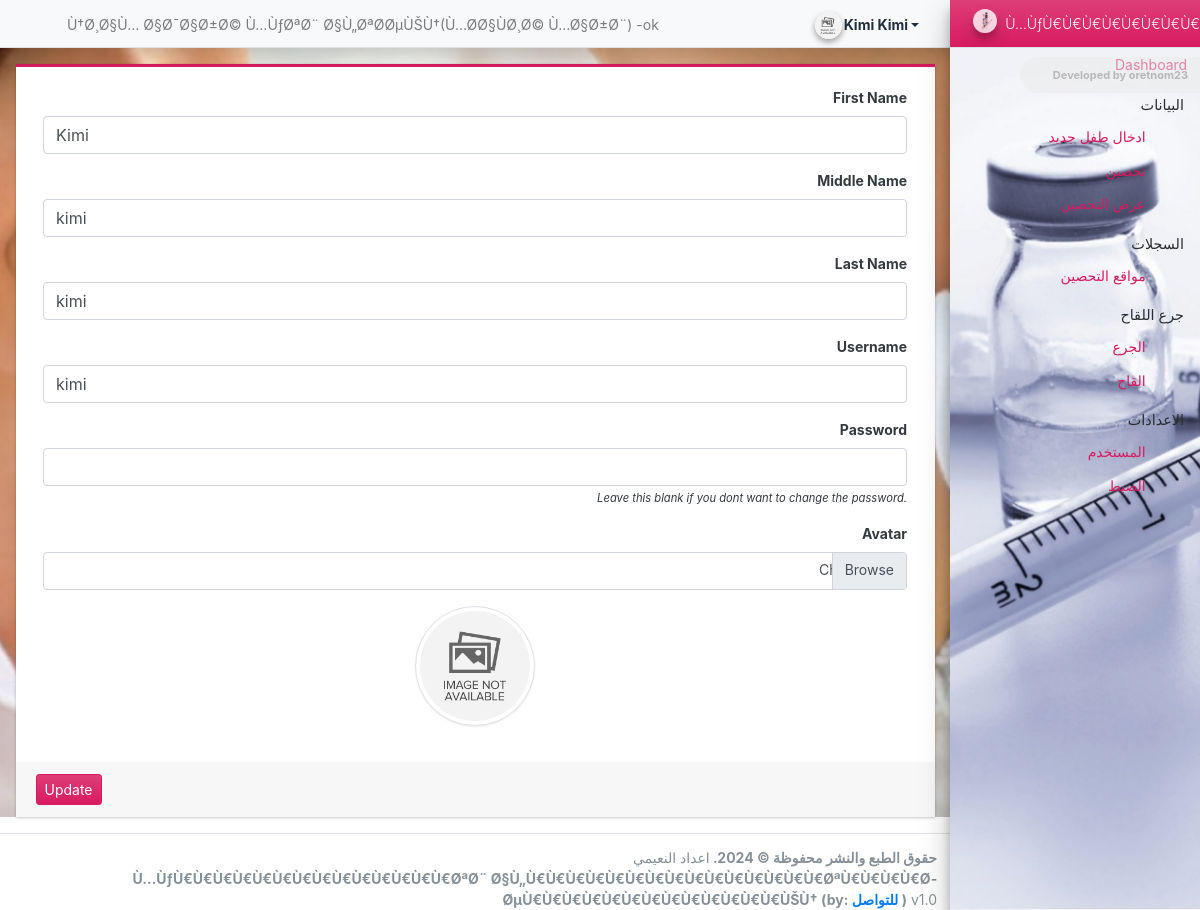
The page /admin/?page=user (signed in) on the database its author committed.
### tables this page shows
CREATE TABLE `users` (
  `id` int(30) NOT NULL,
  `firstname` varchar(100) NOT NULL,
  `middlename` text NOT NULL,
  `lastname` text NOT NULL,
  `username` text NOT NULL,
  `password` text NOT NULL,
  `avatar` text,
  `last_login` text,
  `type` tinyint(1) NOT NULL DEFAULT '0',
  `date_added` datetime NOT NULL,
  `date_updated` timestamp NULL DEFAULT CURRENT_TIMESTAMP ON UPDATE CURRENT_TIMESTAMP
);

### classes/DBConnection.php (called while the page is built, shortened)
<?php
class DBConnection{
    private $host = DB_SERVER;
    private $username = DB_USERNAME;
    private $password = DB_PASSWORD;
    private $database = DB_NAME;
    public $conn;
    public function __construct(){
        if (!isset($this->conn)) {
            $this->conn = new mysqli($this->host, $this->username, $this->password, $this->database);
        }
    }
}
?>

### classes/SystemSettings.php (called while the page is built, shortened)
<?php
class SystemSettings extends DBConnection{
	function userdata($field = ''){
		if(!empty($field)){
			if(isset($_SESSION['userdata'][$field]))
				return $_SESSION['userdata'][$field];
			else
				return null;
		}else{
			return false;
		}
	}
}
$_settings = new SystemSettings();
?>

### config.php (called while the page is built, shortened)
<?php
require_once('classes/DBConnection.php');
require_once('classes/SystemSettings.php');
function validate_image($file){
	if(!empty($file)){
        $ex = explode("?",$file);
        $file = $ex[0];
        $ts = isset($ex[1]) ? "?".$ex[1] : '';
		if(is_file(base_app.$file)){
			return base_url.$file.$ts;
		}else{
			return base_url.'dist/img/no-image-available.png';
		}
	}else{
		return base_url.'dist/img/no-image-available.png';
	}
}
?>

### admin/user/index.php (the view, shortened to what this page needs)
<?php
$user = $conn->query("SELECT * FROM users where id ='".$_settings->userdata('id')."'");
foreach($user->fetch_array() as $k =>$v){
	$meta[$k] = $v;
}
?>
<div class="card card-outline rounded-0 card-maroon">
	<div class="card-body">
		<div class="container-fluid">
			<form action="" id="manage-user">
				<div class="form-group">
					<label for="name">First Name</label>
					<input type="text" name="firstname" id="firstname" class="form-control" value="<?php echo isset($meta['firstname']) ? $meta['firstname']: '' ?>" required>
				</div>
				<div class="form-group">
					<label for="name">Middle Name</label>
					<input type="text" name="middlename" id="middlename" class="form-control" value="<?php echo isset($meta['middlename']) ? $meta['middlename']: '' ?>">
				</div>
				<div class="form-group">
					<label for="name">Last Name</label>
					<input type="text" name="lastname" id="lastname" class="form-control" value="<?php echo isset($meta['lastname']) ? $meta['lastname']: '' ?>" required>
				</div>
				<div class="form-group">
					<label for="username">Username</label>
					<input type="text" name="username" id="username" class="form-control" value="<?php echo isset($meta['username']) ? $meta['username']: '' ?>" required  autocomplete="off">
				</div>
				<div class="form-group">
					<label for="password">Password</label>
					<input type="password" name="password" id="password" class="form-control" value="" autocomplete="off">
					<small><i>Leave this blank if you dont want to change the password.</i></small>
				</div>
				<div class="form-group">
					<label for="" class="control-label">Avatar</label>
					<div class="custom-file">
		              <label class="custom-file-label" for="customFile">Choose file</label>
		            </div>
				</div>
				<div class="form-group d-flex justify-content-center">
					<img src="<?php echo validate_image(isset($meta['avatar']) ? $meta['avatar'] :'') ?>" alt="" id="cimg" class="img-fluid img-thumbnail">
				</div>
			</form>
		</div>
	</div>
	<div class="card-footer">
			<div class="col-md-12">
				<div class="row">
					<button class="btn btn-sm btn-primary" form="manage-user">Update</button>
				</div>
			</div>
		</div>
</div>

### popkimi/custom.css (style rules this page uses)
.btn-primary, .page-item.active .page-link { background: #d81b60 linear-gradient(180deg, #de3d78, #d81b60) repeat-x !important; border-color: #d81b60 !important; }

### admin/user/index.php (style rules this page uses)
img#cimg { height: 15vh; width: 15vh; object-fit: cover; border-radius: 100% 100%; }

### rows shown on the page
users: firstname "Kimi", middlename "kimi", lastname "kimi", username "kimi"

### other values the page prints
$_settings->info('name') "Ù†Ø¸Ø§Ù… Ø§Ø¯Ø§Ø±Ø© Ù…ÙƒØªØ¨ Ø§Ù„ØªØ­ØµÙŠÙ†(Ù…Ø­Ø§ÙØ¸Ø© Ù…Ø§Ø±Ø¨)"
$_settings->userdata('firstname').' '.$_settings->userdata('lastname') "Kimi Kimi"
$_settings->info('short_name') "Ù…ÙƒÙ€Ù€Ù€Ù€Ù€Ù€Ù€Ù€Ù€Ù€Ù€Ù€Ù€Ù€ØªØ¨ Ø§Ù„Ù€Ù€Ù€Ù€Ù€Ù€Ù€Ù€Ù€Ù€Ù€Ù€Ù€Ù€Ù€ØªÙ€Ù€Ù€Ù€Ø­ØµÙ€Ù€Ù€Ù€Ù€Ù€Ù€Ù€Ù€Ù€Ù€Ù€Ù€ÙŠÙ†"
